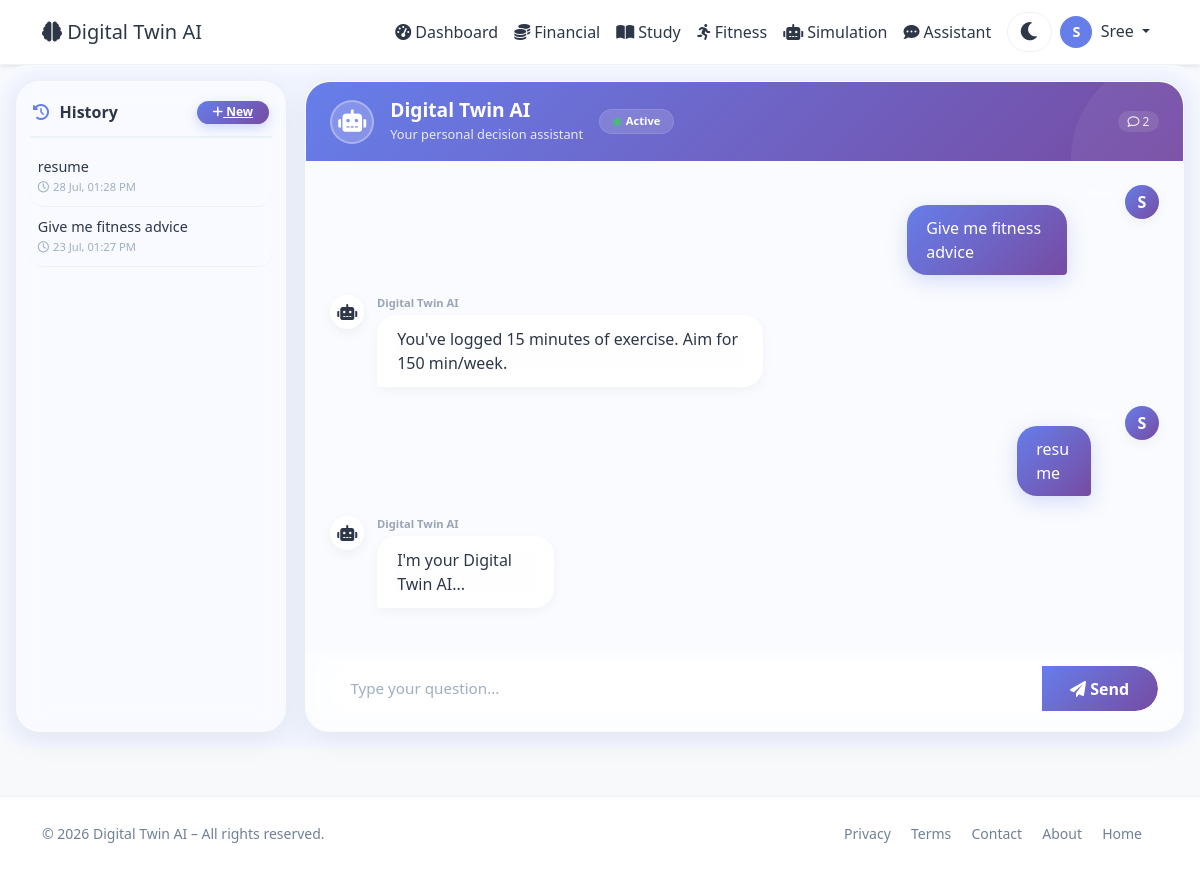
The page /user/assistant (signed in) on the database its author committed.
### app.py (models this page shows, shortened)
class User(UserMixin, db.Model):
    id = db.Column(db.Integer, primary_key=True)
    username = db.Column(db.String(80), unique=True, nullable=False)
    email = db.Column(db.String(120), unique=True, nullable=False)
    password_hash = db.Column(db.String(200), nullable=False)
    age = db.Column(db.Integer, default=25)
    occupation = db.Column(db.String(100), default='Student')
    monthly_income = db.Column(db.Float, default=50000)
    monthly_expenses = db.Column(db.Float, default=35000)
    savings = db.Column(db.Float, default=100000)
    study_hours_per_week = db.Column(db.Float, default=20)
    fitness_hours_per_week = db.Column(db.Float, default=5)
    sleep_hours_per_day = db.Column(db.Float, default=7)
    created_at = db.Column(db.DateTime, default=datetime.utcnow)
    is_admin = db.Column(db.Boolean, default=False)
    transactions = db.relationship('Transaction', backref='user', lazy=True)
    study_logs = db.relationship('StudyLog', backref='user', lazy=True)
    fitness_logs = db.relationship('FitnessLog', backref='user', lazy=True)
    goals = db.relationship('Goal', backref='user', lazy=True)

class ChatMessage(db.Model):
    id = db.Column(db.Integer, primary_key=True)
    user_id = db.Column(db.Integer, db.ForeignKey('user.id'), nullable=False)
    question = db.Column(db.Text, nullable=False)
    response = db.Column(db.Text, nullable=False)
    timestamp = db.Column(db.DateTime, default=datetime.utcnow)
    user = db.relationship('User', backref='chat_messages')

### app.py (the view, shortened to what this page needs)
@app.route('/user/assistant', methods=['GET', 'POST'])
@login_required
def user_assistant():
    if request.args.get('new'):
        session.pop('last_query', None)
        session.pop('last_response', None)
        session['hide_messages'] = True   # <-- Hide messages in chat body
        return redirect(url_for('user_assistant'))
    load_id = request.args.get('load')
    last_query = session.get('last_query')
    last_response = session.get('last_response')
    hide_messages = session.get('hide_messages', False)
    all_messages = ChatMessage.query.filter_by(user_id=current_user.id).order_by(ChatMessage.timestamp.desc()).all()
    return render_template('user/assistant.html',
                           user=current_user,
                           last_query=last_query,
                           last_response=last_response,
                           all_messages=all_messages,
                           hide_messages=hide_messages)

### app.py (called while the page is built)
@app.context_processor
def utility_processor():
    return dict(datetime=datetime)

@login_manager.user_loader
def load_user(user_id):
    return User.query.get(int(user_id))

### templates/user/assistant.html (shortened to what this page needs)
{% extends "base.html" %}
{% block content %}
<div class="assistant-wrapper">
    <div class="assistant-container">
        <div class="history-sidebar">
            <h6>
                <span><i class="fas fa-history"></i> History</span>
                <a href="{{ url_for('user_assistant', new=True) }}" class="btn-new-chat">
                    <i class="fas fa-plus"></i> New
                </a>
            </h6>
            {% if all_messages %}
                {% for msg in all_messages %}
                <div class="history-item"
                     onclick="location.href='{{ url_for('user_assistant', load=msg.id) }}'">
                    <div class="question">{{ msg.question }}</div>
                    <div class="timestamp">
                        <i class="far fa-clock me-1"></i>{{ msg.timestamp.strftime('%d %b, %I:%M %p') }}
                    </div>
                </div>
                {% endfor %}
            {% else %}
                <div class="text-muted text-center py-3" style="font-size:0.85rem;">
                    <i class="fas fa-inbox fa-2x d-block mb-2 opacity-25"></i>
                    No conversations yet.<br>Start chatting!
                </div>
            {% endif %}
        </div>
        <div class="chat-area" id="chatArea">
            <div class="chat-header">
                <div class="avatar"><i class="fas fa-robot"></i></div>
                <div class="info">
                    <h5>Digital Twin AI</h5>
                    <small>Your personal decision assistant</small>
                </div>
                <div class="badge-status">
                    <i class="fas fa-circle"></i> Active
                </div>
                <div class="chat-stats">
                    <span><i class="far fa-comment"></i> {{ all_messages|length }}</span>
                </div>
            </div>
            <div class="chat-body" id="chatBody">
                {% if hide_messages or not all_messages %}
                    <div class="empty-state">
                        <i class="fas fa-comment-dots"></i>
                        <h5 class="fw-bold text-dark">Start a conversation</h5>
                        <p>Ask me about finances, studies, fitness, or life goals.</p>
                        <div class="quick-actions">
                            <span class="btn-outline" onclick="fillAndSubmit('How can I save more money?')">💰 Save more</span>
                            <span class="btn-outline" onclick="fillAndSubmit('How can I improve my GPA?')">📚 Improve GPA</span>
                            <span class="btn-outline" onclick="fillAndSubmit('Give me fitness advice')">🏃 Fitness advice</span>
                            <span class="btn-outline" onclick="fillAndSubmit('Set a goal for me')">🎯 Set a goal</span>
                        </div>
                    </div>
                {% else %}
                    {% for msg in all_messages|sort(attribute='timestamp') %}
                        <div class="chat-message user">
                            <div class="avatar-small">{{ user.username[0]|upper }}</div>
                            <div>
                                <div class="username-label">{{ user.username }}</div>
                                <div class="bubble">{{ msg.question }}</div>
                            </div>
                        </div>
                        <div class="chat-message assistant">
                            <div class="avatar-small"><i class="fas fa-robot"></i></div>
                            <div>
                                <div class="username-label">Digital Twin AI</div>
                                <div class="bubble">{{ msg.response|replace('\n', '<br>')|safe }}</div>
                            </div>
                        </div>
                    {% endfor %}
                {% endif %}
            </div>
            <div class="chat-input">
                <form method="POST" id="chatForm">
                    <div class="input-group">
                        <input type="text" name="query" id="queryInput" class="form-control" placeholder="Type your question..." required>
                        <button type="submit" class="btn-send"><i class="fas fa-paper-plane"></i> Send</button>
                    </div>
                </form>
            </div>
        </div>
    </div>
</div>
{% endblock %}

### templates/base.html (shortened to what this page needs)
<!DOCTYPE html>
<html lang="en" data-theme="light">
<head>
    <link href="https://cdn.jsdelivr.net/npm/bootstrap@5.3.0/dist/css/bootstrap.min.css" rel="stylesheet">
    <link rel="stylesheet" href="https://cdnjs.cloudflare.com/ajax/libs/font-awesome/6.0.0/css/all.min.css">
</head>
<body>
    <nav class="navbar navbar-expand-lg navbar-light bg-white shadow-sm">
        <div class="container">
            <a class="navbar-brand" href="{{ url_for('index') }}">
                <i class="fas fa-brain"></i> Digital Twin AI
            </a>
            <div class="collapse navbar-collapse" id="navbarNav">
                <ul class="navbar-nav ms-auto align-items-lg-center">
                    {% if current_user.is_authenticated %}
                        <li class="nav-item">
                            <a class="nav-link" href="{{ url_for('user_dashboard') }}">
                                <i class="fas fa-tachometer-alt me-1"></i>Dashboard
                            </a>
                        </li>
                        <li class="nav-item">
                            <a class="nav-link" href="{{ url_for('user_financial') }}">
                                <i class="fas fa-coins me-1"></i>Financial
                            </a>
                        </li>
                        <li class="nav-item">
                            <a class="nav-link" href="{{ url_for('user_study') }}">
                                <i class="fas fa-book-open me-1"></i>Study
                            </a>
                        </li>
                        <li class="nav-item">
                            <a class="nav-link" href="{{ url_for('user_fitness') }}">
                                <i class="fas fa-running me-1"></i>Fitness
                            </a>
                        </li>
                        <li class="nav-item">
                            <a class="nav-link" href="{{ url_for('user_simulation') }}">
                                <i class="fas fa-robot me-1"></i>Simulation
                            </a>
                        </li>
                        <li class="nav-item">
                            <a class="nav-link" href="{{ url_for('user_assistant') }}">
                                <i class="fas fa-comment-dots me-1"></i>Assistant
                            </a>
                        </li>
                        <li class="nav-item">
                            <button class="theme-toggle" id="themeToggle" aria-label="Toggle theme">
                                <i class="fas fa-moon"></i>
                            </button>
                        </li>
                        <li class="nav-item dropdown">
                            <a class="nav-link dropdown-toggle" href="#" id="userDropdown" role="button" data-bs-toggle="dropdown">
                                <span class="user-avatar">{{ current_user.username[0]|upper }}</span>
                                <span class="ms-1">{{ current_user.username }}</span>
                            </a>
                        </li>
                    {% endif %}
                </ul>
            </div>
        </div>
    </nav>
    {% block content %}{% endblock %}
    <footer class="mt-5 py-4 bg-light border-top">
        <div class="container">
            <div class="row align-items-center">
                <div class="col-md-6 text-center text-md-start">
                    <span class="text-muted small">© 2026 Digital Twin AI – All rights reserved.</span>
                </div>
                <div class="col-md-6 text-center text-md-end">
                    <a href="{{ url_for('privacy') }}" class="text-muted text-decoration-none me-3 small">Privacy</a>
                    <a href="{{ url_for('terms') }}" class="text-muted text-decoration-none me-3 small">Terms</a>
                    <a href="{{ url_for('contact') }}" class="text-muted text-decoration-none me-3 small">Contact</a>
                    <a href="{{ url_for('about') }}" class="text-muted text-decoration-none me-3 small">About</a>
                    <a href="{{ url_for('index') }}" class="text-muted text-decoration-none me-3 small">Home</a>
                </div>
            </div>
        </div>
    </footer>
</body>
</html>

### templates/base.html (style rules this page uses)
:root { --bg-body: #f8f9fa; --bg-navbar: #ffffff; --bg-card: #ffffff; --text-primary: #2d3748; --text-muted: #718096; --border-color: #edf2f7; --shadow: 0 4px 20px rgba(0,0,0,0.06); --glass-bg: rgba(255,255,255,0.6); --glass-border: rgba(255,255,255,0.25); --accent: #667eea; --accent-gradient: linear-gradient(135deg, #667eea, #764ba2); --bg-input: #ffffff; --bg-light: #f7fafc; --bg-wrapper: #f0f4ff; --bg-hero: linear-gradient(135deg, #667eea 0%, #764ba2 100%); --dropdown-bg: #ffffff; --dropdown-text: #2d3748; --btn-bg: #667eea; --btn-hover: #5a6fd6; --badge-bg: #edf2f7; --badge-text: #4a5568; --progress-bg: #edf2f7; --progress-fill: linear-gradient(90deg, #667eea, #764ba2); }
body { background: var(--bg-body) !important; color: var(--text-primary) !important; font-family: 'Segoe UI', Tahoma, Geneva, Verdana, sans-serif; transition: background 0.3s, color 0.3s; }
.navbar { background: var(--bg-navbar) !important; border-bottom: 1px solid var(--border-color); }
.navbar-brand, .nav-link { color: var(--text-primary) !important; }
.bg-light, .bg-white { background: var(--bg-card) !important; }
.text-muted { color: var(--text-muted) !important; }
.form-control, .form-select { background: var(--bg-input) !important; color: var(--text-primary) !important; border-color: var(--border-color) !important; }
.dashboard-wrapper, .finance-wrapper, .study-wrapper, .fitness-wrapper, .assistant-wrapper, .sim-wrapper, .users-wrapper, .detail-wrapper, .about-wrapper, .privacy-wrapper, .terms-wrapper, .contact-wrapper { background: var(--bg-wrapper) !important; }
.border-top, .border-bottom { border-color: var(--border-color) !important; }
.theme-toggle { background: transparent; border: none; font-size: 1.3rem; color: var(--text-primary); cursor: pointer; transition: transform 0.3s; padding: 0.2rem 0.7rem; border-radius: 30px; background: var(--bg-input); margin-left: 0.5rem; border: 1px solid var(--border-color); }
.user-avatar { width: 32px; height: 32px; border-radius: 50%; background: var(--accent); color: white; display: inline-flex; align-items: center; justify-content: center; font-weight: 600; font-size: 0.9rem; }

### rows shown on the page
User: username "S", username "Sree"
ChatMessage: question "resume", timestamp "28 Jul, 01:28 PM", response "I'm your Digital Twin AI..."
ChatMessage: question "Give me fitness advice", timestamp "23 Jul, 01:27 PM", response "You've logged 15 minutes of exercise. Aim for 150 min/week."

### other values the page prints
{{ all_messages|length }} "2"
